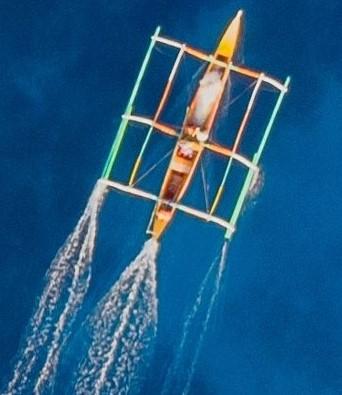
#> input picture Session 2/Photos/boat.jpg, 342 x 395 px, found by its file name
$ jupyter execute --allow-errors main.ipynb
#> lines starting #> are read from the running program, lines starting #| are printed output that depends on the picture
# creat ,raed ,write and show image

## import Library we will use

[cell 1]
import cv2
import numpy as np
from matplotlib.image import imread
import matplotlib.pyplot as plt

### Create 3 X 3 image

[cell 2]
photo_image = np.array([[(0, 0, 0 ),( 0 , 0 , 0 ),( 0 , 0 ,0)]
                      ,[(0 , 0 ,0 ),( 0, 0 , 0 ),( 0 , 0 ,0)]
                      ,[(0 , 0 ,0 ),( 0 , 0 , 0 ),( 0 , 0 ,0)]])

#### print the shape of image

[cell 3]
photo_image.shape

#### Show the image using matplotlib

[cell 4]
plt.imshow(photo_image)
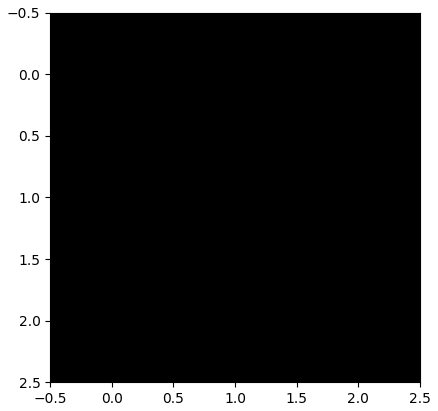
#> figure drawn by matplotlib, 1 panel

#### save the image in same folder

[cell 5]
cv2.imwrite('photo_image.jpg', photo_image)

#### read image from local machine using matplotlib

[cell 6]
boat = imread(r"Photos\boat.jpg")
#> boat is the input picture: shape (395, 342, 3); mean R, G, B 29.9, 88.5, 130.6

[cell 7]
print (boat.shape )
#| (395, 342, 3)

[cell 8]
plt.imshow(boat)

#### read red image

[cell 9]
red = imread("Photos/RED.png")
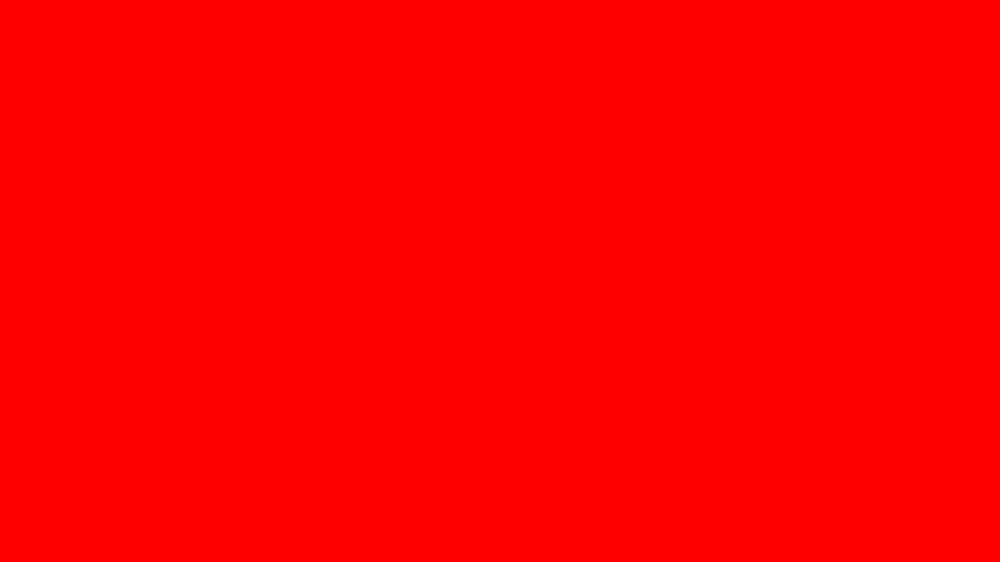
#> input picture Session 2/Photos/RED.png, 1000 x 562 px, shrunk from 1920 x 1080 before the run
#> red is the input picture: shape (562, 1000, 4) float32; mean R, G, B, A 1, 0, 0, 1

[cell 10]
print (red.shape )
#| (562, 1000, 4)

[cell 11]
plt.imshow(red)

#### show image by different format

#### read image from local machine using cv2

[cell 12]
red = cv2.imread("Photos/RED.png")
#> red: shape (562, 1000, 3)

[cell 13]
plt.imshow(red)

#### show image using cv2

[cell 14]
cv2.imshow("   " , red)
cv2.waitKey(0)
cv2.destroyAllWindows()

#### read image from local machine using matplotlib

[cell 15]
Strawberries = imread("Photos/Strawberries.jpg")
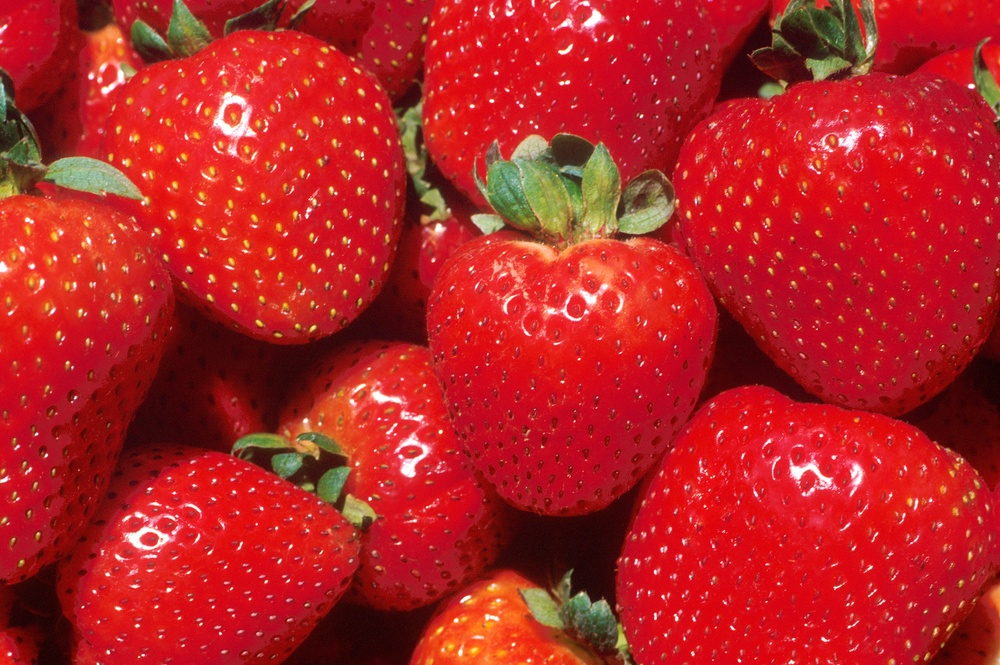
#> input picture Session 2/Photos/Strawberries.jpg, 1000 x 665 px, shrunk from 2700 x 1796 before the run
#> Strawberries is the input picture: shape (665, 1000, 3); mean R, G, B 181.3, 34.3, 35.8

[cell 16]
plt.imshow(Strawberries)

[cell 17]
cv2.imshow("tumor",Strawberries)
cv2.waitKey(0)
cv2.destroyAllWindows()

#### read image from local machine using cv2

[cell 18]
tumor = cv2.imread("Photos/tumor.jpg")

#> (a cell that did not finish here is left out)

[cell 20]
cv2.imshow(" ",tumor)
cv2.waitKey(0)
cv2.destroyAllWindows()

#### read video from local machine using cv2

[cell 21]
vid = cv2.VideoCapture(r"Photos/vid.mp4")

#### show video using cv2

[cell 22]
while True :
  _ , frame = vid.read()
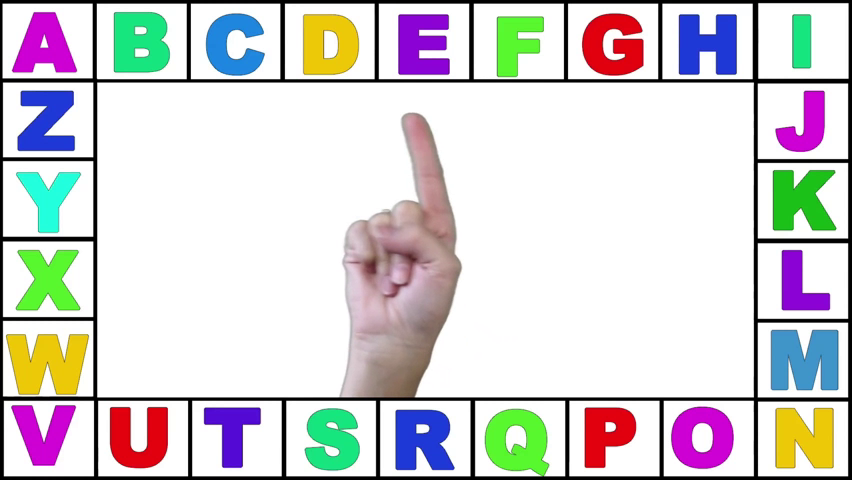
#> input picture frame 18 of Session 2/Photos/vid.mp4, 852 x 480 px
#> frame is the input picture: shape (480, 852, 3); mean B, G, R 212.2, 211.1, 213.7
  cv2.imshow("  " , frame)
  cv2.waitKey(1)

  if cv2.waitKey(1) == ord('q') :
#> (key q is pressed here)
    break

vid.release()
cv2.destroyAllWindows()

#### read fram from camera using cv2

[cell 23]
vid = cv2.VideoCapture(0)

[cell 24]
while True :
  _ , frame = vid.read()
  cv2.imshow("  " , frame)
  cv2.waitKey(100)

  if cv2.waitKey(100)  == ord('q') :
#> (key q is pressed here)
